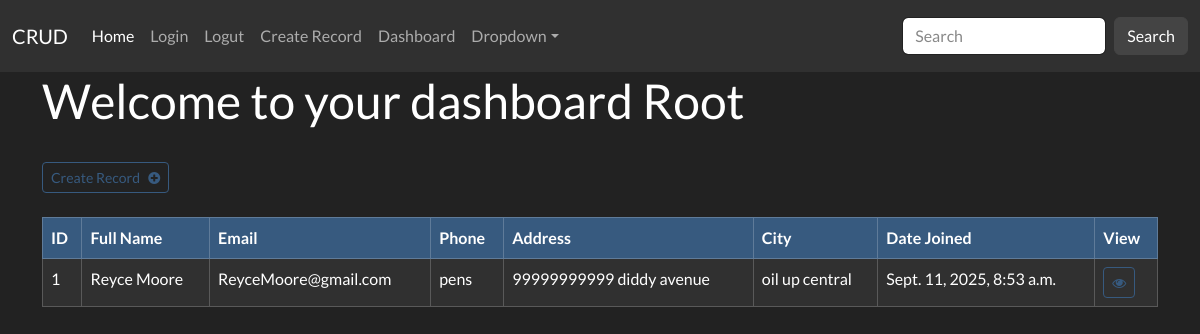
Page /dashboard (signed in) on the earlier database version.
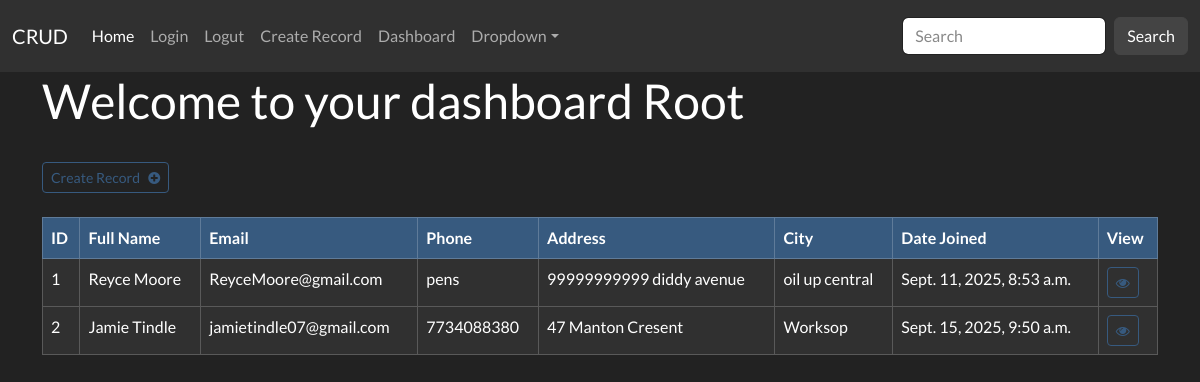
Same page on the later database version.
### website/models.py (models this page shows, shortened)
class Record(models.Model):
    first_name = models.CharField(max_length=255)
    last_name = models.CharField(max_length=255)
    email = models.CharField(max_length=255)
    phone = models.CharField(max_length=10)
    address = models.CharField(max_length=200)
    city = models.CharField(max_length=200)
    creation_data = models.DateTimeField(auto_now_add=True)

### website/views.py (the view)
# urls.py: path('dashboard',views.dashboard, name='dashboard'),
@login_required(login_url="login")
def dashboard(request):
    my_records = Record.objects.all()
    context = {'Records':my_records}
    return render(request, 'pages/dashboard.html', context=context)

### website/templates/pages/dashboard.html
{% extends 'pages/base.html' %}
{% block content %}
<h1>Welcome to your dashboard {{user}}</h1>
<br>
<a class="btn btn-outline-primary btn-sm" href="{% url 'dashboard' %}">
    Create Record &nbsp; <i class="fa fa-plus-circle" aria-hidden="true"></i>
</a>
<br>
<br>
<table class="table table-dark table-hover table-bordered">
    <thead class="table-primary">
        <tr>
            <th scope="col">ID</th>
            <th scope="col">Full Name</th>
            <th scope="col">Email</th>
            <th scope="col">Phone</th>
            <th scope="col">Address</th>
            <th scope="col">City</th>
            <th scope="col">Date Joined</th>
            <th scope="col">View</th>
        </tr>
    </thead>
    <tbody>
        {% if Records %}
            {% for Record in Records %}
                <tr>
                    <td>{{Record.id}}</td>
                    <td>{{Record.first_name}} {{Record.last_name}}</td>
                    <td>{{Record.email}}</td>
                    <td>{{Record.phone}}</td>
                    <td>{{Record.address}}</td>
                    <td>{{Record.city}}</td>
                    <td>{{Record.creation_data}}</td>
                    <td>
                        <a class="btn btn-outline-primary btn-sm" href="{% url 'record'  Record.id%}">
                             <i class="fa fa-eye" aria-hidden="true"></i>
                        </a>
                    </td>
                </tr>
            {% endfor %}
        {% endif %}
        </tbody>
</table>
{% endblock %}

### website/templates/pages/base.html (shortened to what this page needs)
{% load static %}
<!DOCTYPE html>
<html lang="en">
<head>
    <link rel="stylesheet" href="{% static 'css/style.css' %}">
    <link rel="stylesheet" href="{% static 'css/bootstrap.css' %}">
    <link rel="stylesheet" href="{% static 'css/darklytheme.css' %}">
    <link rel="stylesheet" href="https://cdnjs.cloudflare.com/ajax/libs/font-awesome/4.7.0/css/font-awesome.min.css">
</head>
<body>
    {% include 'components/navbar.html' %}
    <div class="container">
    {% block content %}{% endblock %}
    </div>
</body>
</html>

### website/templates/components/navbar.html (shortened to what this page needs)
{% block content %}
<nav class="navbar navbar-expand-lg bg-dark" data-bs-theme="dark">
  <div class="container-fluid">
    <a class="navbar-brand" href="{% url '' %}">CRUD</a>
    <div class="collapse navbar-collapse" id="navbarColor02">
      <ul class="navbar-nav me-auto">
        <li class="nav-item">
          <a class="nav-link active" href="{% url '' %}">Home
          </a>
        </li>
        <li class="nav-item">
          <a class="nav-link" href="{%url 'login'%}">Login</a>
        </li>
         <li class="nav-item">
          <a class="nav-link" href="{%url 'logout'%}">Logut</a>
        </li>
        <li class="nav-item">
          <a class="nav-link" href="{% url 'create_record' %}">Create Record</a>
        </li>
        <li class="nav-item">
          <a class="nav-link" href="{% url 'dashboard' %}">Dashboard</a>
        </li>
        <li class="nav-item dropdown">
          <a class="nav-link dropdown-toggle" data-bs-toggle="dropdown" href="#" role="button" aria-haspopup="true" aria-expanded="false">Dropdown</a>
        </li>
      </ul>
      <form class="d-flex">
        <input class="form-control me-sm-2" type="search" placeholder="Search">
        <button class="btn btn-secondary my-2 my-sm-0" type="submit">Search</button>
      </form>
    </div>
  </div>
</nav>
{% endblock %}

### static/css/style.css (style rules this page uses)
body { background-color: red; }

Differences in the rows shown:
added Record: id "2", first_name "Jamie", last_name "Tindle", email "jamietindle07@gmail.com", phone "7734088380", address "47 Manton Cresent", city "Worksop", creation_data "Sept. 15, 2025, 9:50 a.m."
